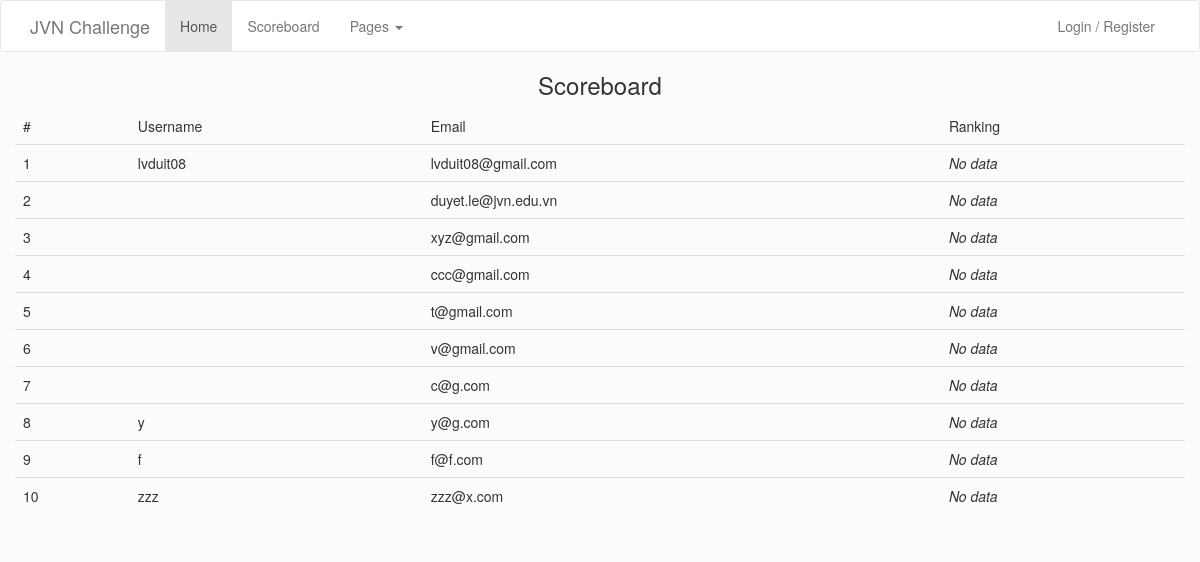
The page /scoreboard/ on the database its author committed.
### accounts/models.py (models this page shows, shortened)
class User(AbstractBaseUser, PermissionsMixin):
    USERNAME_FIELD = 'email'
    username = models.CharField("Username", max_length=200)
    email = models.EmailField("Email", unique=True)
    avatar = models.CharField("Avatar", default='', max_length=200)
    first_name = models.CharField("First name", max_length=200, default='')
    last_name = models.CharField("Last name", max_length=200, default='')
    is_active = models.BooleanField(default=False)
    is_staff = models.BooleanField(default=False)
    objects = UserManager()

### scoreboard/views.py (the view)
def index(request):
	users = User.objects.all()
	context = {
		"users": users
	}
	return render(request, 'scoreboard/index.html', context)

### scoreboard/templates/scoreboard/index.html
{% extends "jvnchallenge/base.html" %}
{% load static %}
{% block header_include %}
    <link rel="stylesheet" type="text/css" href="{% static 'challenge/css/main.css' %}" />
{% endblock %}
{% block content %}
<div class="container">
	<div class="row">
		<div class="text-center">
	    <h3>Scoreboard</h3>
	</div>
	</div>
	<div class="row">
		<table class="table">
			<thead>
				<tr>
					<td>#</td>
					<td>Username</td>
					<td>Email</td>
					<td>Ranking</td>
				</tr>
			</thead>
			<tbody>
				{% for user in users %}
					<tr>
						<td>{{user.id}}</td>
						<td>{{user.username}}</td>
						<td>{{user.email}}</td>
						<td><i>No data</i></td>
					</tr>
				{% endfor %}
			</tbody>
		</table>
	</div>
</div>
{% endblock %}

### templates/jvnchallenge/base.html (shortened to what this page needs)
{% load static %} {% load bootstrap3 %}
<!DOCTYPE html>
<html>
<head>
    {% bootstrap_css %} {% bootstrap_javascript jquery=1 %}
    <link rel="stylesheet" type="text/css" href="{% static 'challenge/css/base.css' %}">
    {% block header_include %}{% endblock %}
</head>
<body>
    <nav class="navbar navbar-default navbar-jvn">
        <div class="container">
            <div class="navbar-header">
                <a class="navbar-brand" href="{% url 'challege_index' %}">JVN Challenge</a>
            </div>
            <div class="collapse navbar-collapse" id="bs-example-navbar-collapse-1">
                <ul class="nav navbar-nav">
                    <li class="active"><a href="{% url 'challege_index' %}">Home <span class="sr-only">(current)</span></a></li>
                    <li><a href="{% url 'scoreboard:index' %}">Scoreboard</a></li>
                    <li class="dropdown">
                        <a href="#" class="dropdown-toggle" data-toggle="dropdown" role="button" aria-haspopup="true" aria-expanded="false">Pages <span class="caret"></span></a>
                    </li>
                </ul>
                <ul class="nav navbar-nav navbar-right">
                	{% if not user.email %}
                    	<li><a href="{% url 'login' %}">Login / Register</a></li>
                	{% endif %}
                </ul>
            </div>
        </div>
    </nav>
    {% block content %}{% endblock %}
</body>
</html>

### challenge/static/challenge/css/base.css (style rules this page uses)
.navbar-jvn { background-color: #ffffff; }
.navbar-jvn { margin-bottom: 0; }

### challenge/static/challenge/css/main.css (style rules this page uses)
body { background: #fafbfc; }

### rows shown on the page
User: id "1", username "lvduit08", email "lvduit08@gmail.com"
User: id "2", email "duyet.le@jvn.edu.vn"
User: id "3", email "xyz@gmail.com"
User: id "4", email "ccc@gmail.com"
User: id "5", email "t@gmail.com"
User: id "6", email "v@gmail.com"
User: id "7", email "c@g.com"
User: id "8", username "y", email "y@g.com"
User: id "9", username "f", email "f@f.com"
User: id "10", username "zzz", email "zzz@x.com"
